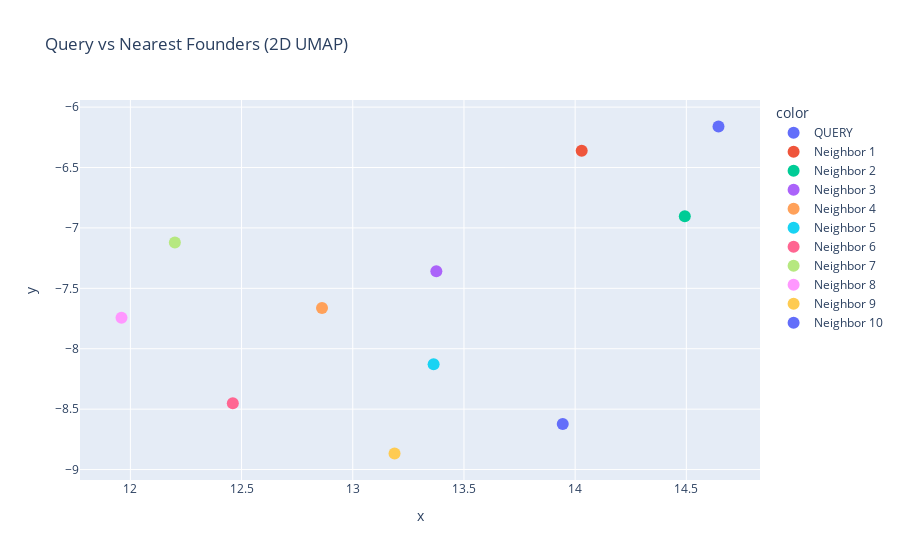

This figure's notebook cell:
### Code cell
X_query = np.vstack([query_vec, neighbor_vecs])
labels = ["QUERY"] + [f"Neighbor {i+1}" for i in range(len(neighbor_vecs))]

umap_q = umap.UMAP(n_components=2, metric="cosine", random_state=42)
X_q_2d = umap_q.fit_transform(X_query)

fig = px.scatter(
    x=X_q_2d[:,0],
    y=X_q_2d[:,1],
    color=labels,
    title="Query vs Nearest Founders (2D UMAP)"
)

fig.update_traces(marker=dict(size=12))
fig.show()

### Figure 1 — Plotly figure (JSON) as saved in the notebook; plotly's stock layout.template omitted (floating-point values rounded to 4 significant figures)
{"data": [{"hovertemplate": "color=QUERY<br>x=%{x}<br>y=%{y}<extra></extra>", "legendgroup": "QUERY", "marker": {"color": "#636efa", "size": 12, "symbol": "circle"}, "mode": "markers", "name": "QUERY", "orientation": "v", "showlegend": true, "type": "scatter", "x": [14.64], "xaxis": "x", "y": [-6.16], "yaxis": "y"}, {"hovertemplate": "color=Neighbor 1<br>x=%{x}<br>y=%{y}<extra></extra>", "legendgroup": "Neighbor 1", "marker": {"color": "#EF553B", "size": 12, "symbol": "circle"}, "mode": "markers", "name": "Neighbor 1", "orientation": "v", "showlegend": true, "type": "scatter", "x": [14.03], "xaxis": "x", "y": [-6.362], "yaxis": "y"}, {"hovertemplate": "color=Neighbor 2<br>x=%{x}<br>y=%{y}<extra></extra>", "legendgroup": "Neighbor 2", "marker": {"color": "#00cc96", "size": 12, "symbol": "circle"}, "mode": "markers", "name": "Neighbor 2", "orientation": "v", "showlegend": true, "type": "scatter", "x": [14.49], "xaxis": "x", "y": [-6.903], "yaxis": "y"}, {"hovertemplate": "color=Neighbor 3<br>x=%{x}<br>y=%{y}<extra></extra>", "legendgroup": "Neighbor 3", "marker": {"color": "#ab63fa", "size": 12, "symbol": "circle"}, "mode": "markers", "name": "Neighbor 3", "orientation": "v", "showlegend": true, "type": "scatter", "x": [13.38], "xaxis": "x", "y": [-7.359], "yaxis": "y"}, {"hovertemplate": "color=Neighbor 4<br>x=%{x}<br>y=%{y}<extra></extra>", "legendgroup": "Neighbor 4", "marker": {"color": "#FFA15A", "size": 12, "symbol": "circle"}, "mode": "markers", "name": "Neighbor 4", "orientation": "v", "showlegend": true, "type": "scatter", "x": [12.86], "xaxis": "x", "y": [-7.662], "yaxis": "y"}, {"hovertemplate": "color=Neighbor 5<br>x=%{x}<br>y=%{y}<extra></extra>", "legendgroup": "Neighbor 5", "marker": {"color": "#19d3f3", "size": 12, "symbol": "circle"}, "mode": "markers", "name": "Neighbor 5", "orientation": "v", "showlegend": true, "type": "scatter", "x": [13.36], "xaxis": "x", "y": [-8.129], "yaxis": "y"}, {"hovertemplate": "color=Neighbor 6<br>x=%{x}<br>y=%{y}<extra></extra>", "legendgroup": "Neighbor 6", "marker": {"color": "#FF6692", "size": 12, "symbol": "circle"}, "mode": "markers", "name": "Neighbor 6", "orientation": "v", "showlegend": true, "type": "scatter", "x": [12.46], "xaxis": "x", "y": [-8.451], "yaxis": "y"}, {"hovertemplate": "color=Neighbor 7<br>x=%{x}<br>y=%{y}<extra></extra>", "legendgroup": "Neighbor 7", "marker": {"color": "#B6E880", "size": 12, "symbol": "circle"}, "mode": "markers", "name": "Neighbor 7", "orientation": "v", "showlegend": true, "type": "scatter", "x": [12.2], "xaxis": "x", "y": [-7.121], "yaxis": "y"}, {"hovertemplate": "color=Neighbor 8<br>x=%{x}<br>y=%{y}<extra></extra>", "legendgroup": "Neighbor 8", "marker": {"color": "#FF97FF", "size": 12, "symbol": "circle"}, "mode": "markers", "name": "Neighbor 8", "orientation": "v", "showlegend": true, "type": "scatter", "x": [11.96], "xaxis": "x", "y": [-7.744], "yaxis": "y"}, {"hovertemplate": "color=Neighbor 9<br>x=%{x}<br>y=%{y}<extra></extra>", "legendgroup": "Neighbor 9", "marker": {"color": "#FECB52", "size": 12, "symbol": "circle"}, "mode": "markers", "name": "Neighbor 9", "orientation": "v", "showlegend": true, "type": "scatter", "x": [13.19], "xaxis": "x", "y": [-8.867], "yaxis": "y"}, {"hovertemplate": "color=Neighbor 10<br>x=%{x}<br>y=%{y}<extra></extra>", "legendgroup": "Neighbor 10", "marker": {"color": "#636efa", "size": 12, "symbol": "circle"}, "mode": "markers", "name": "Neighbor 10", "orientation": "v", "showlegend": true, "type": "scatter", "x": [13.94], "xaxis": "x", "y": [-8.623], "yaxis": "y"}], "layout": {"legend": {"title": {"text": "color"}, "tracegroupgap": 0}, "title": {"text": "Query vs Nearest Founders (2D UMAP)"}, "xaxis": {"anchor": "y", "domain": [0, 1], "title": {"text": "x"}}, "yaxis": {"anchor": "x", "domain": [0, 1], "title": {"text": "y"}}}}
